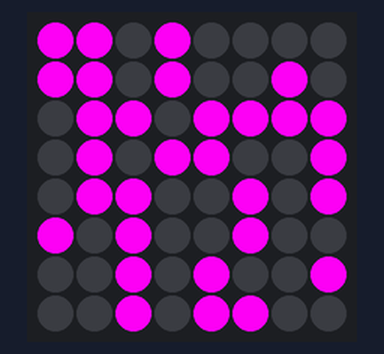
Simulated run of this program. Board: Raspberry Pi (BCM pin numbers) with a Sense HAT. Shown: the Sense HAT's 8×8 RGB LED matrix. Random numbers come from a fixed seed.

Above: at 0.1 s.
At 4.1 s:
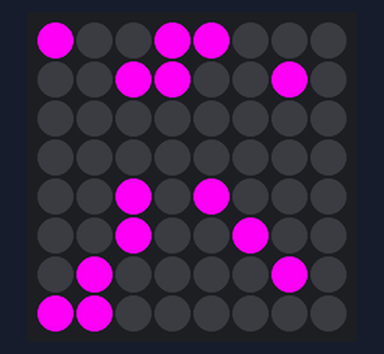
At 8.6 s:
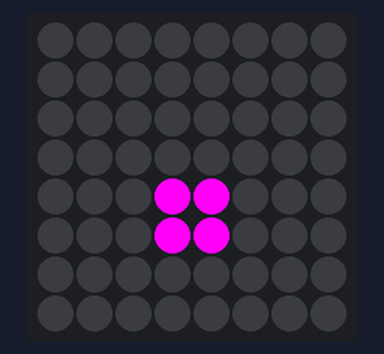
At 16.1 s:
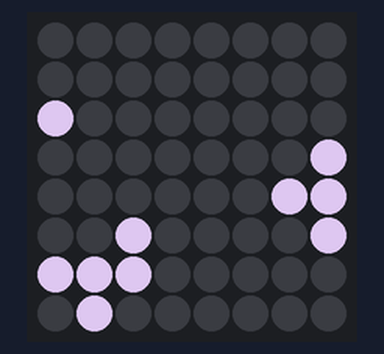
At 23.7 s:
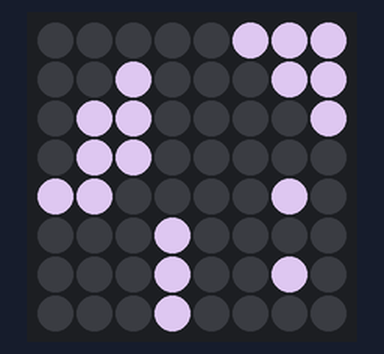
At 39.2 s:
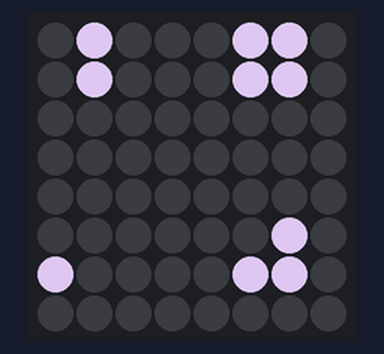

Measured:
- what the display in image 1 shows lasts 0.5 s, from 4.0 s to 4.5 s
- what the display in image 2 shows lasts 1.0 s, from 8.6 s to 9.6 s

The program:

main.py
```python
from sense_hat import SenseHat
import random
import time


class SenseHatGOL:
    livingCellColor = [0, 0, 0]
    offColor = [0, 0, 0]

    def __init__(self, secondsPerIteration, iterationLimit):
        self.secondsPerIteration = secondsPerIteration
        self.iterationLimit = iterationLimit

        self.initSenseHat()
        self.initGOLGrid()

    def initSenseHat(self):
        self.sense = SenseHat()
        self.sense.low_light = False

    def initGOLGrid(self):
        self.golGrid = GOLGrid()
        self.golGrid.randomizeGrid()
        self.changelivingCellColor()

    def execute(self):
        currentIteration = 0
        while True:
            hasLivingCells = False
            displayGrid = []
            for currentSublist in self.golGrid.grid:
                for currentCell in currentSublist:
                    if currentCell:
                        displayGrid.append(self.livingCellColor)
                        hasLivingCells = True
                    else:
                        displayGrid.append(self.offColor)

            currentIteration += 1
            self.sense.set_pixels(displayGrid)

            if (currentIteration == self.iterationLimit or (not hasLivingCells) or self.golGrid.isStagnant):
                currentIteration = 0
                self.golGrid.randomizeGrid()
                self.changelivingCellColor()

            self.golGrid.stepGridForward()

            time.sleep(self.secondsPerIteration)


    def changelivingCellColor(self):
        self.livingCellColor[0] = random.randint(0, 255)
        self.livingCellColor[1] = random.randint(0, 255)
        self.livingCellColor[2] = random.randint(0, 255)


class GOLGrid:
    isStagnant = False

    def __init__(self):
        self.initGrid()

    def initGrid(self):

        self.grid = []

        for currentRowIndex in range(0, 8):
            currentRow = []
            for currentColumnIndex in range(0, 8):
                currentRow.append(False)
            self.grid.append(currentRow)

    def randomizeGrid(self):
        for currentRowIndex in range(0, len(self.grid)):
            for currentColumnIndex in range(0, len(self.grid[currentRowIndex])):
                self.grid[currentRowIndex][currentColumnIndex] = (
                    random.randint(0, 1) == 0)

    def stepGridForward(self):
        self.bufferGrid = []
        for currentRowIndex in range(0, 8):
            currentBufferRow = []
            for currentColumnIndex in range(0, 8):
                totalActiveAdjacentCells = self.getTotalLivingNeighborsOfTargetCell(
                    currentRowIndex, currentColumnIndex)

                if self.grid[currentRowIndex][currentColumnIndex] == False:
                    if totalActiveAdjacentCells == 3:
                        currentBufferRow.append(True)
                    else:
                        currentBufferRow.append(False)
                else:
                    if totalActiveAdjacentCells < 2 or totalActiveAdjacentCells > 3:
                        currentBufferRow.append(False)
                    else:
                        currentBufferRow.append(True)
            self.bufferGrid.append(currentBufferRow)

        self.isStagnant = (self.grid == self.bufferGrid)
        self.grid = self.bufferGrid

    def getTotalLivingNeighborsOfTargetCell(self, targetCellRow, targetCellColumn):
        totalLivingNeighbors = 0

        if self.grid[(targetCellRow - 1) % 8][(targetCellColumn - 1) % 8]:
            totalLivingNeighbors += 1

        if self.grid[(targetCellRow - 1) % 8][(targetCellColumn) % 8]:
            totalLivingNeighbors += 1

        if self.grid[(targetCellRow - 1) % 8][(targetCellColumn + 1) % 8]:
            totalLivingNeighbors += 1

        if self.grid[(targetCellRow + 1) % 8][(targetCellColumn - 1) % 8]:
            totalLivingNeighbors += 1

        if self.grid[(targetCellRow + 1) % 8][(targetCellColumn) % 8]:
            totalLivingNeighbors += 1

        if self.grid[(targetCellRow + 1) % 8][(targetCellColumn + 1) % 8]:
            totalLivingNeighbors += 1

        if self.grid[(targetCellRow) % 8][(targetCellColumn - 1) % 8]:
            totalLivingNeighbors += 1

        if self.grid[(targetCellRow) % 8][(targetCellColumn + 1) % 8]:
            totalLivingNeighbors += 1

        return totalLivingNeighbors


senseHatGOL = SenseHatGOL(0.5, 120)
senseHatGOL.execute()
```
